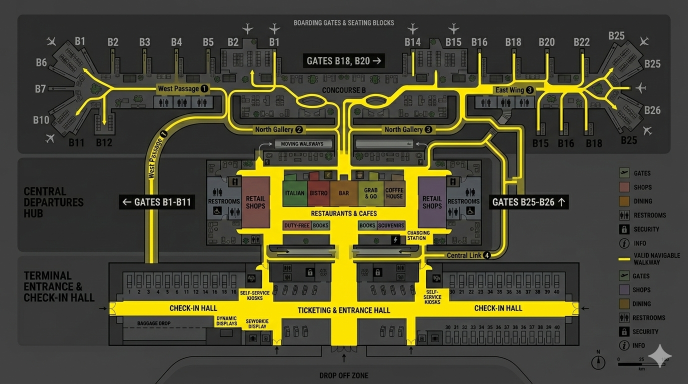
#> input picture frontend/assets/images/airport_plan_routes.png, 1376 x 768 px (shown at 1/2 size)
$ python generate_walkable_map.py
#> lines starting #> are read from the running program, lines starting #| are printed output that depends on the picture; after the words box and inside, x2 and y2 are one past the last pixel; in counts of white or black regions, pixels touching at a corner belong together
"""
Generate a binary walkable map from the airport routes image.
Yellow pixels = 1 (walkable), all others = 0 (non-walkable)

Fixes applied:
  - Relaxed yellow threshold to catch anti-aliased and compressed pixels
  - Morphological dilation to bridge gaps caused by text labels over routes
"""
from PIL import Image
import numpy as np
from scipy.ndimage import binary_dilation
import json

# Load the routes image
img = Image.open('frontend/assets/images/airport_plan_routes.png').convert('RGBA')
#> img is the input picture: PIL image 1376x768 RGBA; mean R, G, B, A 73.7, 71.6, 50.7, 255
arr = np.array(img)
height, width = arr.shape[:2]
#> height = 768; width = 1376
print(f"Image size: {width} x {height}")
#| Image size: 1376 x 768

# --- Step 1: Detect yellow pixels (relaxed threshold) ---
# Pure yellow = high R, high G, low B
# Relaxed to catch anti-aliased edges and JPEG-compressed yellows
R = arr[:, :, 0].astype(int)
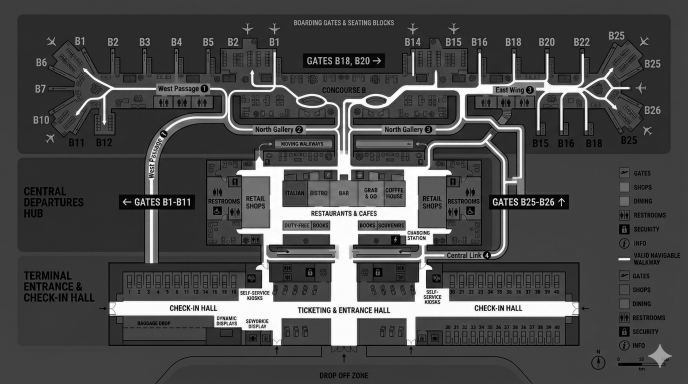
#> R: shape (768, 1376) int64 (shown at 1/2 size); min 0, max 255, mean 73.7
G = arr[:, :, 1].astype(int)
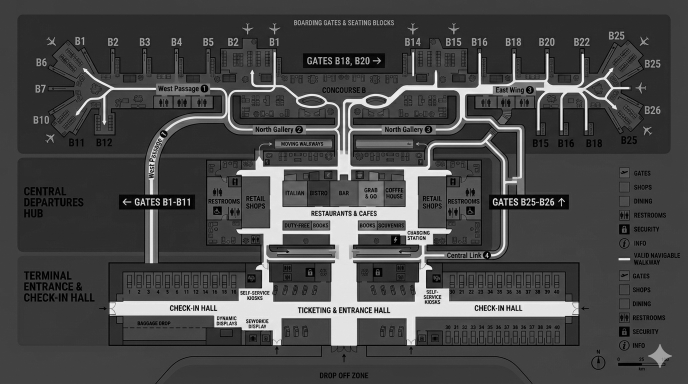
#> G: shape (768, 1376) int64 (shown at 1/2 size); min 0, max 252, mean 71.6
B = arr[:, :, 2].astype(int)
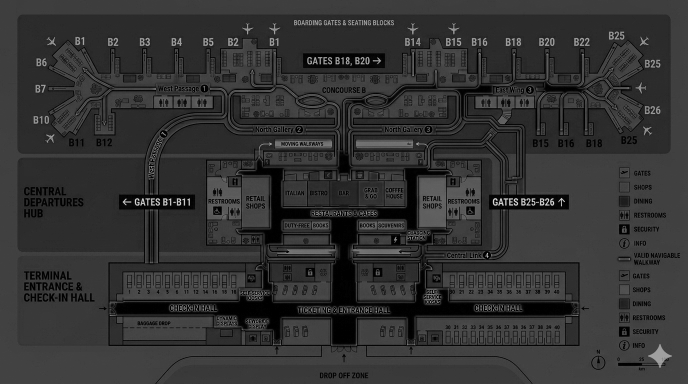
#> B: shape (768, 1376) int64 (shown at 1/2 size); min 0, max 245, mean 50.7

yellow_mask = (R > 180) & (G > 170) & (B < 130) & ((R - B) > 100) & ((G - B) > 80)
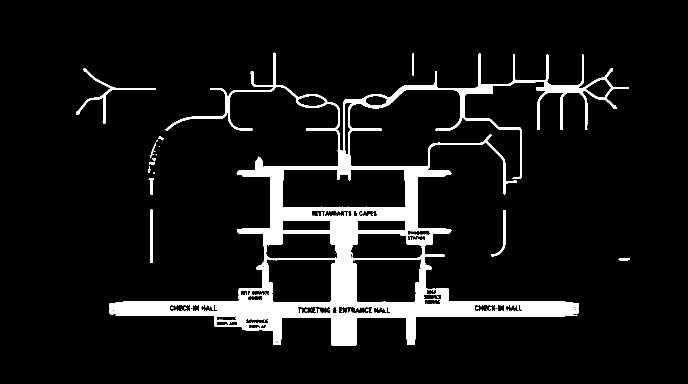
#> yellow_mask: shape (768, 1376) bool (shown at 1/2 size); 8.1% white; 36 white regions (21 under 20 px), largest, box (x1, y1, x2, y2) and area: (219, 105, 1258, 691) 81154, (152, 137, 312, 248) 1281, (330, 176, 455, 262) 847

print(f"Yellow pixels detected (relaxed): {yellow_mask.sum()}")
#| Yellow pixels detected (relaxed): 85250

# --- Step 2: Morphological dilation to fill gaps ---
# Expand walkable areas by 3 pixels to bridge anti-aliasing gaps and text holes
struct = np.ones((7, 7), dtype=bool)   # 7x7 kernel = ~3px expansion in each direction
dilated_mask = binary_dilation(yellow_mask, structure=struct)
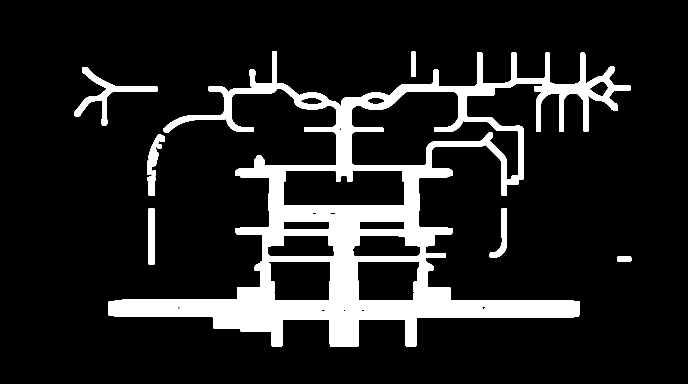
#> dilated_mask: shape (768, 1376) bool (shown at 1/2 size); 13% white; 8 white regions, largest, box (x1, y1, x2, y2) and area: (216, 102, 1261, 694) 128475, (149, 134, 315, 251) 3472, (297, 416, 309, 529) 1354

print(f"After dilation: {dilated_mask.sum()} walkable pixels")
#| After dilation: 137131 walkable pixels

# --- Step 3: Convert to 0/1 list ---
walkable_map = dilated_mask.astype(np.uint8).tolist()
#> walkable_map = 768 items

# --- Step 4: Save ---
output = {
    "width": width,
    "height": height,
    "map": walkable_map
}

with open('frontend/assets/walkable_map.json', 'w') as f:
    json.dump(output, f, separators=(',', ':'))  # compact JSON

total = width * height
#> total = 1056768
walkable = dilated_mask.sum()
#> walkable = 137131
print(f"Walkable: {walkable}/{total} pixels ({100*walkable/total:.2f}%)")
#| Walkable: 137131/1056768 pixels (12.98%)
print(f"Saved to frontend/assets/walkable_map.json")

sz = sum(len(row) * 2 for row in walkable_map) / 1024 / 1024
#> sz = 2.02
print(f"Approx file size: ~{sz:.1f} MB")
#| Approx file size: ~2.0 MB
